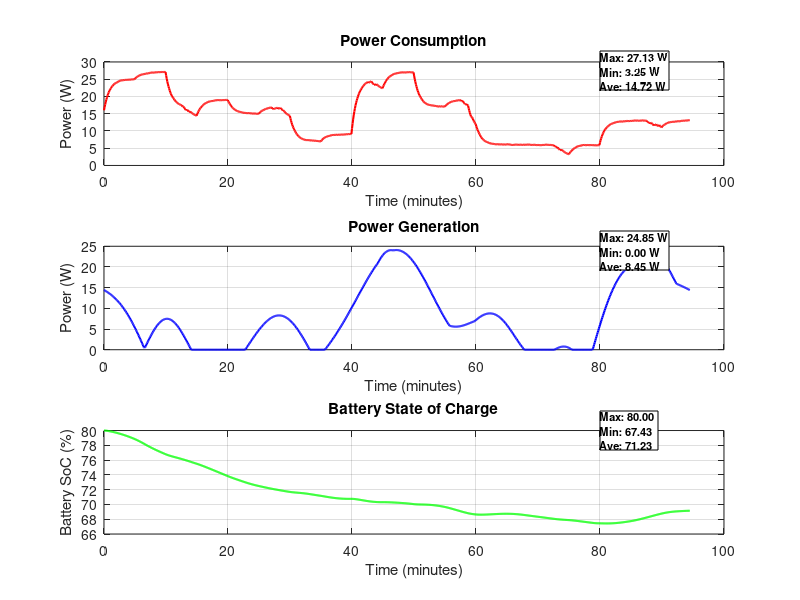

Recreate this plot in MATLAB. (Note: this script raises an error after producing the figure.)
clc;
clear;
close all;

% --- CubeSat Parameters ---
% Deployable solar panels
A_deploy_7 = 0.0182; % Area of deployable panel with 7 solar panels (m^2)
A_deploy_4 = 0.0104; % Area of deployable panel with 4 solar panels (m^2)
eta_7 = 0.307; % Efficiency of panels with 7 cells
eta_4 = 0.307; % Efficiency of panels with 4 cells

% Body-mounted solar panels
A_body_side = 0.0104; % Area of each body-mounted panel (m^2)
eta_body = 0.307; % Efficiency of body-mounted panels

G = 1380.69; % Solar irradiance in space (W/m^2)
L = 0.3 * 0.082 * cos(90); % Length of deployable panel (m)

% --- Orbital Parameters ---
altitude = 500e3; % Altitude of CubeSat (500 km)
Re = 6371e3; % Earth's radius (m)
T_orbit = 2*pi*sqrt((Re+altitude)^3/3.986e14); % Orbital period (s)
t = linspace(0, T_orbit, 1000); % Time vector
omega = 2*pi/T_orbit; % Orbital angular velocity (rad/s)

% Battery Parameters
battery_capacity = 100; % Battery capacity (Wh)
battery_level = battery_capacity * 1; % Start at 80%
charge_efficiency = 0.9; % Charging losses
discharge_efficiency = 1.1; % Discharge losses


% --- Sun Vector (Earth-Centered Inertial) ---
i = 98.6; % Inclination angle (sun-synchronous)
dec = 23.5; % Sun declination angle (Earth axial tilt)

P_gen_body = zeros(size(t));
P_gen_deploy_7 = zeros(size(t));
P_gen_deploy_4 = zeros(size(t));
P_total = zeros(size(t));

% --- CubeSat Tilt Angles ---
tilt_x = 135;   % X-axis tilt angle in degrees
tilt_z = 1;   % Z-axis tilt angle in degrees
tilt_y = -30; % Y-axis tilt angle (original)

% Rotation matrices for tilts along X, Y, and Z
R_x = [1 0 0; 0 cosd(tilt_x) -sind(tilt_x); 0 sind(tilt_x) cosd(tilt_x)];
R_y = [cosd(tilt_y) 0 sind(tilt_y); 0 1 0; -sind(tilt_y) 0 cosd(tilt_y)];
R_z = [cosd(tilt_z) -sind(tilt_z) 0; sind(tilt_z) cosd(tilt_z) 0; 0 0 1];

% Combined tilt matrix
R_tilt = R_x * R_y * R_z;
% --- Simulate CubeSat Attitude Dynamics ---
omega_roll = 2*pi/(T_orbit/4);
omega_pitch = 2*pi/(T_orbit/3);
omega_yaw = 2*pi/(T_orbit/2);

for k = 1:length(t)
    theta = omega * t(k);
    r = [cos(theta); sin(theta); 0];

    Sun_ECI = [cos(0) * cosd(dec); sind(0) * cosd(dec); sind(dec)];
    Sun_ECI = Sun_ECI / norm(Sun_ECI);

    R_roll = [1 0 0; 0 cos(omega_roll*t(k)) -sin(omega_roll*t(k)); 0 sin(omega_roll*t(k)) cos(omega_roll*t(k))];
    R_pitch = [cos(omega_pitch*t(k)) 0 sin(omega_pitch*t(k)); 0 1 0; -sin(omega_pitch*t(k)) 0 cos(omega_pitch*t(k))];
    R_yaw = [cos(omega_yaw*t(k)) -sin(omega_yaw*t(k)) 0; sin(omega_yaw*t(k)) cos(omega_yaw*t(k)) 0; 0 0 1];

    R_attitude = R_roll * R_pitch * R_yaw * R_tilt;

    Rz = [cos(theta) -sin(theta) 0; sin(theta) cos(theta) 0; 0 0 1];
    Sun_body = R_attitude * (Rz * Sun_ECI);

    P_gen_body(k) = 2 * A_body_side * G * eta_body * max(0, Sun_body(3));
    P_gen_deploy_7(k) = 2 * A_deploy_7 * G * eta_7 * max(0, Sun_body(1));
    P_gen_deploy_4(k) = 2 * A_deploy_4 * G * eta_4 * max(0, Sun_body(1));

    P_total(k) = P_gen_body(k) + P_gen_deploy_7(k) + P_gen_deploy_4(k);
end

% --- Sunlight and Eclipse Periods ---
eclipse_fraction = 0.3778; % 35% of orbit in eclipse
t_sunlight = T_orbit * (1 - eclipse_fraction);
t_eclipse = T_orbit * eclipse_fraction;

% Create Sunlight-Eclipse Profile
sunlight_flag = ones(size(t)); 
sunlight_flag(t > t_sunlight) = 0; % Eclipse portion

% --- CubeSat Power Consumption ---
P_consumed = zeros(size(t));
smooth_factor = 0.1; % Stronger smoothing
previous_power = 15; % Initial power level

for k = 1:length(t)
    % Base power loads (always on)
    obc_power = 1.0; % OBC (On-Board Computer)
    passive_power = 1.0; % Passive loads

 % Generate a random duty cycle between 80% and 100% for each cycle
random_duty_cycle = 0.8 + (0.2 * rand()); % Random value between 0.8 and 1.0

% Compute active duration based on this duty cycle
cycle_duration = 900; % 15 minutes cycle
active_duration = random_duty_cycle * cycle_duration;  

% ADCS power variations using the random duty cycle
if mod(t(k), cycle_duration) < active_duration  
    adcs_power = 4.5 + rand(); % Peak power during maneuvers
else
    adcs_power = 1.5 + 0.5 * rand(); % Baseline power
end
    

    % Dynamic loads with duty cycle control
    if sunlight_flag(k) == 1  % During Sunlight
        payload_power = 2.0 * mod(floor(t(k) / 300), 2); % On for 5 minutes, off for 5 minutes
        uhf_transmit_power = 8.0 * (mod(floor(t(k) / 600), 2) == 0); % Transmit every 10 min
        x_band_transmit_power = 10.0 * (mod(floor(t(k) / 1200), 2) == 0); % Transmit every 20 min
     else  % During Eclipse
        payload_power = 0; 
        uhf_transmit_power = 1; % low-power beacon mode
        x_band_transmit_power = 7.0 * (mod(floor(t(k) / 1200), 2) == 0); % Reduced power in eclipse
         active_thermal_power = 2.5; % Lowered thermal load in eclipse
    end

    % During Eclipse (Passive Thermal System Consideration)
if sunlight_flag(k) == 0  
    passive_thermal_power = -2.0; % Heat loss due to radiation  
else
    passive_thermal_power = 0; % No heat loss in sunlight  
end

     % Total power consumption at this time step
    P_temp = obc_power + adcs_power + passive_power + payload_power + uhf_transmit_power + x_band_transmit_power + passive_thermal_power;
    
    % Smooth transitions
    P_consumed(k) = smooth_factor * P_temp + (1 - smooth_factor) * previous_power;
    previous_power = P_consumed(k);
    
  % Battery charge/discharge update (in Wh)
    power_balance = P_total(k) - P_consumed(k); % Net power balance
    energy_change = power_balance * (T_orbit / length(t)) / 3600; % Convert W to Wh
    
    if power_balance > 0
        % Charging mode (limited by battery capacity)
        battery_level = min(battery_capacity, battery_level + energy_change * charge_efficiency);
    else
        % Discharging mode (cannot go below 0 Wh)
        battery_level = max(0, battery_level + energy_change * discharge_efficiency);
    end
    
    battery_energy(k) = battery_level; % Store battery energy in Wh
end

for k = 1:length(t)
    % Check if within 40-60 minutes
  if t(k)/60 >= 40 && t(k)/60 <= 70
    charge_efficiency = 0.95;  % Boost efficiency in this range
  else
    charge_efficiency = 0.9;  % Normal efficiency
  end
    % Compute power balance
    power_balance = P_total(k) - P_consumed(k);

    if (t(k)/60 >= 40) && (t(k)/60 <= 70)
    payload_power = payload_power * 0.8; % Reduce payload power by 20%
    uhf_transmit_power = uhf_transmit_power * 0.8; % Reduce UHF power
    end
battery_energy = zeros(size(t));  
battery_energy(1) = battery_capacity * 0.8;  

for k = 1:length(t)
    power_balance = P_total(k) - P_consumed(k);
    
    if k == 1
        battery_energy(k) = battery_energy(1);  
    else
        battery_energy(k) = max(0, battery_energy(k-1) + (power_balance * discharge_efficiency * (T_orbit / 1000) / 3600));
    end
end
    if (battery_energy(k) < 10) && (t(k)/60 >= 40) && (t(k)/60 <= 70)
    discharge_efficiency = 1.2;  % Increase discharge efficiency
    end
end

% --- Plot Power Consumption ---

figure;
subplot (3,1,1)
plot(t/60, P_consumed, 'r', 'LineWidth', 1.5);
xlabel('Time (minutes)');
ylabel('Power (W)');
title('Power Consumption');
grid on;

% Display stats neatly in the upper-right corner
max_body = max(P_consumed);
min_body = min(P_consumed);
avg_body = mean(P_consumed);
annotation('textbox', [0.75, 0.85, 0.1, 0.1], 'String', ...
    sprintf('Max: %.2f W\nMin: %.2f W\nAve: %.2f W', max_body, min_body, avg_body), ...
    'FontSize', 8, 'FontWeight', 'bold', 'BackgroundColor', 'white');


subplot (3,1,2)
plot(t/60, P_total, 'b', 'LineWidth', 1.5);
xlabel('Time (minutes)');
ylabel('Power (W)');
title('Power Generation');
grid on;

% Display stats neatly in the upper-right corner
max_deploy_7 = max(P_total);
min_deploy_7 = min(P_total);
avg_deploy_7 = mean(P_total);
annotation('textbox', [0.75, 0.55, 0.1, 0.1], 'String', ...
    sprintf('Max: %.2f W\nMin: %.2f W\nAve: %.2f W', max_deploy_7, min_deploy_7, avg_deploy_7), ...
    'FontSize', 8, 'FontWeight', 'bold', 'BackgroundColor', 'white');

subplot(3,1,3) % Battery State of Charge
plot(t/60, battery_energy, 'g', 'LineWidth', 1.5);
xlabel('Time (minutes)');
ylabel('Battery SoC (%)');
title('Battery State of Charge');
grid on;

% Display stats neatly in the upper-right corner
max_deploy_4 = max(battery_energy);
min_deploy_4 = min(battery_energy);
avg_deploy_4 = mean(battery_energy);
annotation('textbox', [0.75, 0.25, 0.1, 0.1], 'String', ...
    sprintf('Max: %.2f \nMin: %.2f \nAve: %.2f ', max_deploy_4, min_deploy_4, avg_deploy_4), ...
    'FontSize', 8, 'FontWeight', 'bold', 'BackgroundColor', 'white');




figure;
yyaxis left
plot(t/60, P_consumed, 'r', 'LineWidth', 1.5);
hold on;
plot(t/60, P_total, 'b', 'LineWidth', 1.5);
xlabel('Time (minutes)');
ylabel('Power (W)');
title('Power Generation, Consumption, and Battery Energy of SeaHawk-1');
legend('Power Consumed', 'Power Generated');
grid on;

yyaxis right
plot(t/60, battery_energy, 'g', 'LineWidth', 1.5);
ylabel('Battery Energy (Wh)');
legend('Power Consumed', 'Power Generated', 'Battery Energy');
hold off;

% --- Display Results ---
disp(['Max Power Generated: ', num2str(max(P_total)), ' W']);
disp(['Min Power Generated: ', num2str(min(P_total)), ' W']);
disp(['Ave Power Generated: ', num2str(mean(P_total)), ' W']);